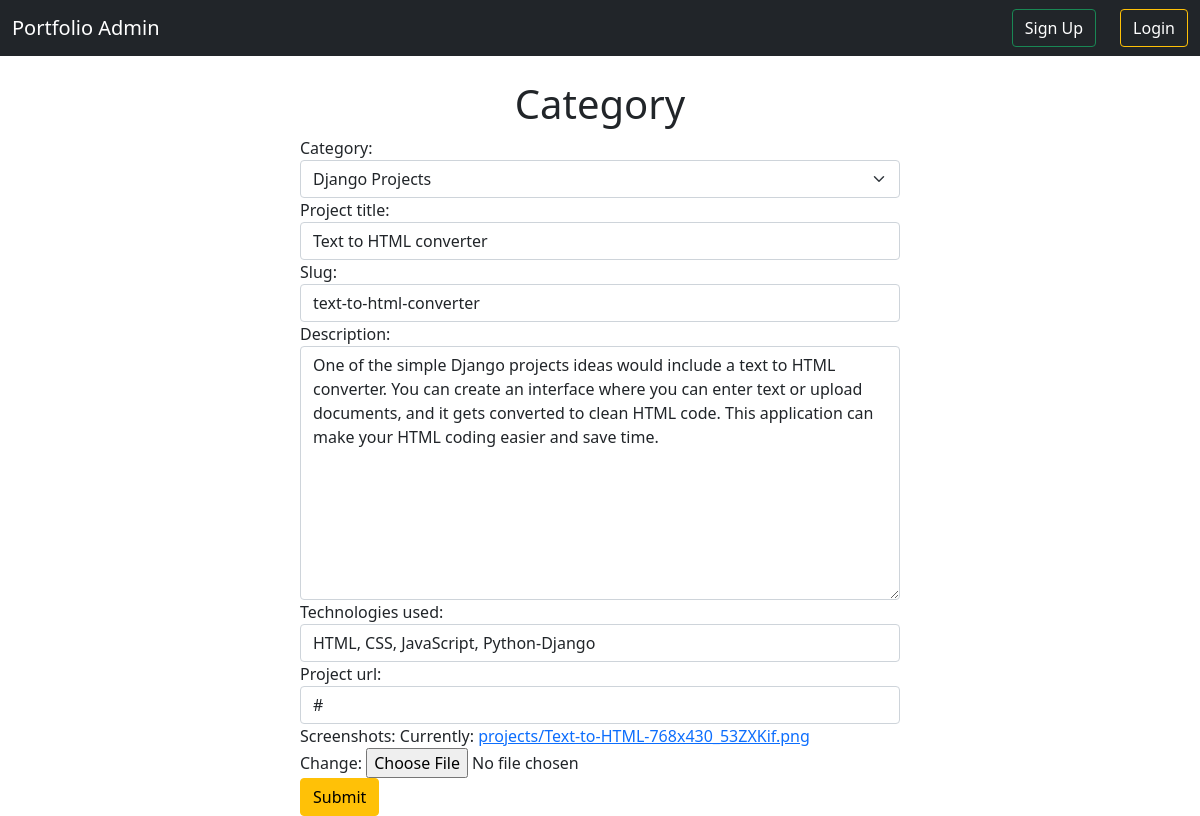
Screenshot of /edit_projects/2 with the database file from the repository.
### portfolio/models.py (models this page shows)
class Projects(models.Model):
    id = models.IntegerField(primary_key=id)
    project_title = models.CharField(max_length=100, unique=True)
    slug = models.SlugField(max_length=200, unique=True)
    description = models.TextField(max_length=500, blank=True)
    screenshots = models.ImageField(upload_to='projects/')
    technologies_used = models.CharField(max_length=250)
    project_url = models.CharField(max_length=150)
    category = models.ForeignKey(Category, on_delete=models.CASCADE)
    created_date = models.DateTimeField(auto_now_add=True)
    modified_date = models.DateTimeField(auto_now=True)
    class Meta:
        db_table = ''
        managed = True
        verbose_name = 'project'
        verbose_name_plural = 'projects'

### portfolio/views.py (the view)
# urls.py: path('edit_projects/<int:pk>', views.ProjectsUpdateView.as_view(), name='edit_projects'),
class ProjectsUpdateView(UpdateView):
    model = Projects
    template_name = 'create_projects.html'
    form_class = ProjectsForm
    success_url = reverse_lazy('show_projects')

### portfolio/forms.py
class ProjectsForm(forms.ModelForm):
    class Meta:
        model = Projects
        fields = ['category', 'project_title', 'slug', 'description', 'technologies_used', 'project_url', 'screenshots']

### portfolio/models.py (called while the page is built)
    def __str__(self):
        return self.category_name

### portfolio/templates/create_projects.html (shortened to what this page needs)
{% extends 'adminbase.html'%}
{% load crispy_forms_tags %}
{% block body %}
    <br/>
<h1 class="text-center">Category</h1>
<form method="post" style="width: 50%; margin: auto" enctype="multipart/form-data" novalidate>
      {% for fm in form%} {{fm.label_tag}} {{fm}} {{fm.errors|striptags}}
      {% endfor %}
      <br />
      <button class="btn btn-warning" type="submit">Submit</button>
    </form>
{% endblock %}

### rows the page displays
Projects: form "Django Projects" "Text to HTML converter" "text-to-html-converter" "One of the simple Django projects ideas would include a text to HTML converter. You can create an interface where you can enter text or upload documents, and it gets converted to clean HTML code. This application can make your HTML coding easier and save time." "HTML, CSS, JavaScript, Python-Django" "#"

### other values shown
{{ fm.label_tag }} "Category:" "Project title:" "Slug:" "Description:" "Technologies used:" "Project url:" "Screenshots:"
